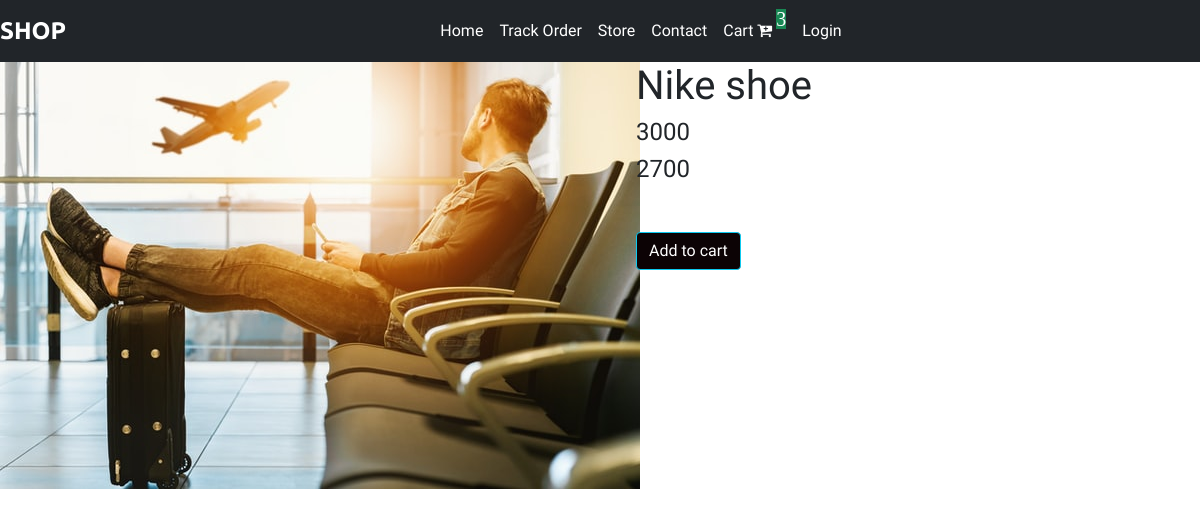
The page /details/1 on the database its author committed.
### apps/models.py (models this page shows, shortened)
class Product(models.Model):
    name = models.CharField(max_length=400)
    main_price = models.PositiveIntegerField()
    discounted_price = models.PositiveIntegerField()
    view_count = models.PositiveIntegerField(default=0)
    image = models.ImageField(upload_to="media/images")

### apps/views.py (the view)
# urls.py: path('details/<int:pk>', views.productdetails, name="details"),
def productdetails(request, pk):
    context = {}
    all_cart_products = CartItem.objects.all()
    counter = all_cart_products.count()
    context["counter"]  = counter
    context["product"] = Product.objects.filter(pk = pk)
    return render(request, "productdetails.html", context)

### Templates/productdetails.html (shortened to what this page needs)
{% load static %}
<!DOCTYPE html>
<html lang="en">
<head>
    <link rel="stylesheet" href="https://stackpath.bootstrapcdn.com/bootstrap/5.0.0-alpha1/css/bootstrap.min.css" />
    <link rel="stylesheet" href="https://cdnjs.cloudflare.com/ajax/libs/font-awesome/4.7.0/css/font-awesome.min.css" />
    <link rel="stylesheet" href="{% static 'style.css' %}" />
</head>
<header>
    <nav class="navbar navbar-expand-md navbar-dark bg-dark">
        <a class="navbar-brand ml-2" href="{% url 'home' %}">SHOP </a>
        <div class="collapse navbar-collapse" id="collapsibleNavId">
            <ul class="navbar-nav mx-auto mt-2 mt-lg-0">
                <li class="nav-item mr-5">
                    <a class="nav-link text-white" href="{% url 'home' %}">Home <span class="sr-only">(current)</span></a
            >
          </li>
          <li class="nav-item mr-5">
            <a class="nav-link text-white" href="#">Track Order</a>
                </li>
                <li class="nav-item mr-5">
                    <a class="nav-link text-white" href="#">Store</a>
                </li>
                <li class="nav-item mr-5">
                    <a class="nav-link text-white" href="#">Contact</a>
                </li>
                <li class="nav-item">
                    <a class="nav-link text-white" href="{% url 'cart' %}">Cart
              <i class="fa fa-cart-plus" aria-hidden="true">
                <sup class="bg-success sup" style="font-size: 20px"
                  >{{counter}}</sup
                >
              </i>
            </a>
                </li>
                {% if request.user.is_authenicated %}
                <li class="nav-item mr-5">
                    <a class="nav-link text-white" href="#">request.user</a>
                </li>
                <li class="nav-item mr-5">
                    <a class="nav-link text-white" href="#">Logout</a>
                </li>
                {% else %}
                <li class="nav-item mr-5">
                    <a class="nav-link text-white" href="#">Login</a>
                </li>
                {% endif %}
            </ul>
        </div>
    </nav>
</header>
<body>
    {% for i in product %}
    <div class="row">
        {% for i in product %}
        <div class="col-md-6 col-sm-6 img-product-details">
            <img src=" {{i.image.url}}" alt="" srcset="" />
        </div>
        <div class="col-md-6">
            <div class="container">
                <h1>{{i.name}}</h1>
                <h4>{{i.main_price}}</h4>
                <h4>{{i.discounted_price }}</h4>
                <div class="mt-5">
                    <div class="btn btn-info">Add to cart</div>
                </div>
            </div>
        </div>
        {% endfor %}
    </div>
    {% endfor %}
</body>
</html>

### static/style.css (style rules this page uses)
body { margin: 0; padding: 0; scroll-behavior: smooth; overflow-x: hidden; font-family: "Hind Madurai", cursive; }
* { margin: 0; padding: 0; }
header { width: 100vw; margin: 0; padding: 0; }
.navbar-brand { font-weight: 900; font-family: "Ubuntu"; font-size: 1.5rem; }
.btn { color: #fff; background-color: rgb(12, 3, 5); }

### rows shown on the page
Product: image (picture), name "Nike shoe", main_price "3000", discounted_price "2700"

### other values the page prints
{{ counter }} "3"
